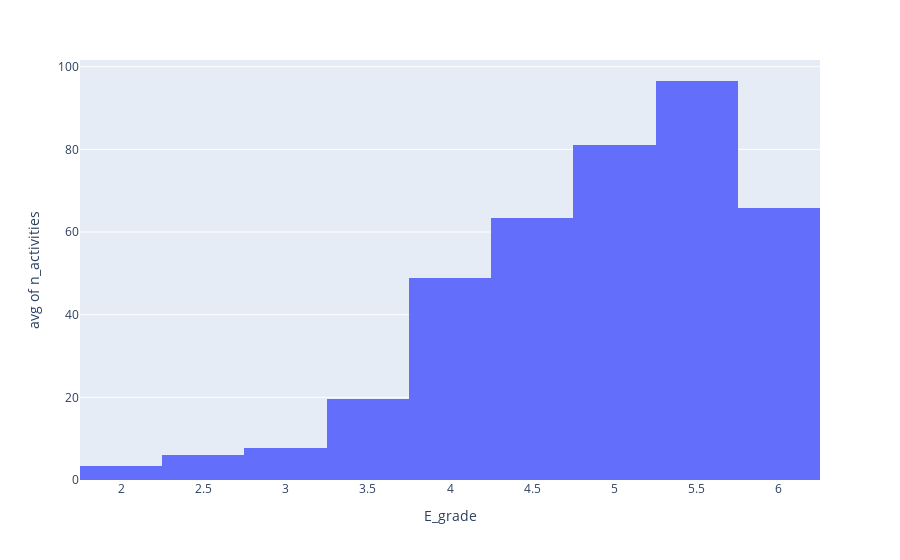

The notebook cell this image was saved under:
### Code cell
students.plot.hist(x="E_grade",y="n_activities", histfunc="avg",nbins=20)

### Figure 1 — Plotly figure (JSON) as saved in the notebook; plotly's stock layout.template omitted (floating-point values rounded to 4 significant figures; data arrays with more than 128 entries replaced by an {"elided": "..."} marker saying what was removed)
{"data": [{"alignmentgroup": "True", "bingroup": "x", "histfunc": "avg", "hovertemplate": "E_grade=%{x}<br>avg of n_activities=%{y}<extra></extra>", "legendgroup": "", "marker": {"color": "#636efa"}, "name": "", "nbinsx": 20, "offsetgroup": "", "orientation": "v", "showlegend": false, "type": "histogram", "x": {"elided": "321 float values"}, "xaxis": "x", "y": {"elided": "321 int values"}, "yaxis": "y"}], "layout": {"barmode": "relative", "legend": {"tracegroupgap": 0}, "margin": {"t": 60}, "xaxis": {"anchor": "y", "domain": [0, 1], "title": {"text": "E_grade"}}, "yaxis": {"anchor": "x", "domain": [0, 1], "title": {"text": "avg of n_activities"}}}}
